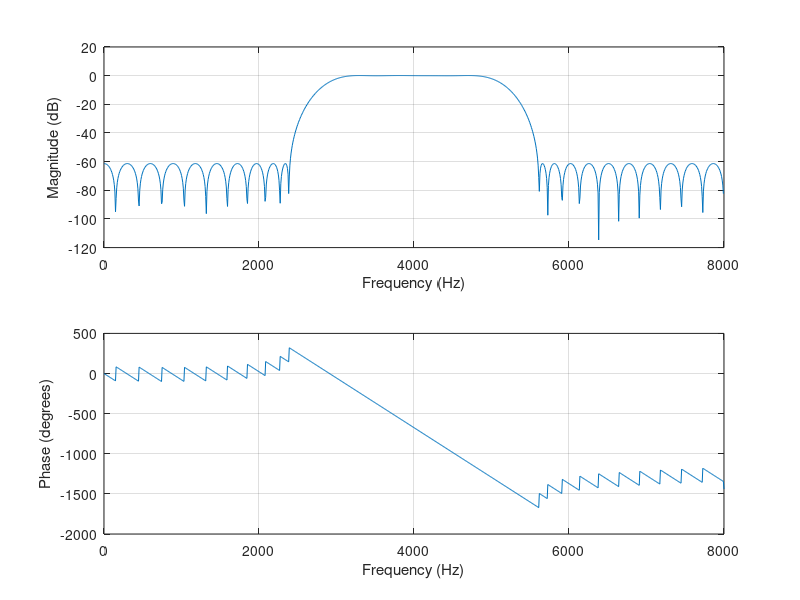

Write the MATLAB code that produced this figure.
Fs=16000;

%Lowpass
% m=[1 0];
% f=[0.4*Fs/2 0.5*Fs/2];
% dev=[0.01 0.001];

%Highpass
%m=[0 1];
%f=[0.5*Fs/2 0.6*Fs/2];
%dev=[0.001 0.01];

%Bandpass
m=[0 1 0];
f=[0.3*Fs/2 0.4*Fs/2 0.6*Fs/2 0.7*Fs/2];
dev=[0.001 0.01 0.001];

%Bandstop
%m=[1 0 1];
%f=[0.3*Fs/2 0.4*Fs/2 0.6*Fs/2 0.7*Fs/2];
%dev=[0.01 0.001 0.01];

[n,fo,mo,w]=firpmord(f,m,dev,Fs)
%Lowpass
%n=53
%Highpass
%n=53
%Bandpass
%n=55
n=55;
b = firpm(n,fo,mo,w);
freqz(b,1,1024,Fs)